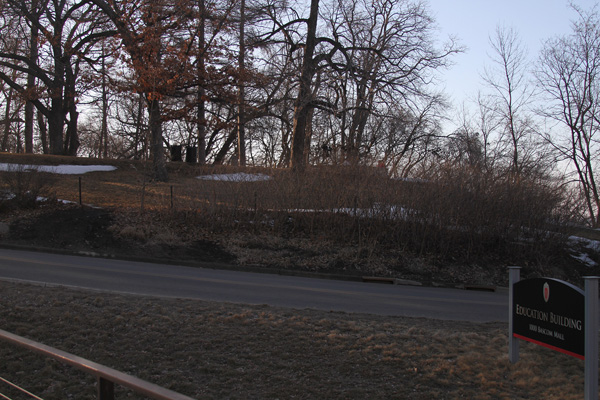
%> input picture src/upload1/Bascom_1.JPG, 600 x 400 px; its folder holds 4 pictures in this run
$ octave --eval "cylProj;"   (GNU Octave 9; MATLAB toolbox functions it lacks are replaced by stand-ins)
%> lines starting %> are read from the running program, lines starting %| are printed output that depends on the picture
function cylProj()
upload_dir = './upload1';
loop = true;
tic
img_stack = loadImageStack(upload_dir);
stitched_img = createCylPanorama(img_stack, loop);
% [5 lines not run here, left out]
function [rgb_stack] = loadImageStack(upload_dir)
%> called with upload_dir = './upload1'

%fnames = dir([upload_dir '/*.jpg']);
fnames = dir([upload_dir]);
names = {fnames.name};
% remove . and .. files
names = names(cellfun(@(x) x(1), names) ~= '.');

cac = regexprep( names,                          ...
                 '^([A-z]+)(\d+)(\.\w+)$', '$2' );
[ ~, ixs ] = sort(str2double(cac));
names = names(ixs);

img = imread([upload_dir '/' char(names(1))]);
%> img is the input picture: size 400x600x3 uint8; mean R, G, B 78.2, 75.1, 78.3
[m,n,~] = size(img);
%> m = 400; n = 600
k = length(names);
rgb_stack = zeros(m,n,3,k, 'uint8'); % must define type as uint8
for i = 1: k
    img = imread([upload_dir '/' char(names(i))]);
    rgb_stack(:,:,:,i) = img;
end

end

function [ newImg ] = createCylPanorama( imgs, loop)

% estimate focal length
ransac_n = 50; % Max number of iteractions
ransac_eps = 2; % Acceptable alignment error % 3 pixel far
focal_length_type = 'variable';
[xs, xd] = genSIFTMatches(imgs(:,:,:,2), imgs(:,:,:,1));
focal = zeros(1, 10);
for i = 1:10
    while (1)
        [inliers_id, H_3x3] = runRANSAC_H(xs, xd, ransac_n, ransac_eps);
        [f0, f1] = computeFocalLength(imgs(:,:,:,2), H_3x3, focal_length_type);
        if isreal(f0) && isreal(f1)
            break
        end
    end
    focal(i) = sqrt(f0*f1);
end

f = mean(focal);
%f = 2500;
%fprintf('focal length is %12.4f \n', f);
k1 = -0.15; %radial distortion parameters
k2 = 0.00;


% putting a copy of the first image to the end
if loop
    imgs(:, :, :, end + 1) = imgs(:, :, :, 1);
end

% cylindrical warping
nImgs = size(imgs, 4);
cylImgs = zeros(size(imgs), 'like', imgs);
for i = 1 : nImgs
    cylImgs(:, :, :, i) = cylProjection(imgs(:, :, :, i), f, k1, k2);
end


% pairwise transformation estimation
translations = estimateTranslations(cylImgs);

% transformation accumulation
accTranslations = zeros(size(translations));
accTranslations(:, :, 1) = translations(:, :, 1);
for i = 2 : nImgs
    accTranslations(:, :, i) = accTranslations(:, :, i - 1) * translations(:, :, i);
end

% new size computation & transformation refinement
width = size(cylImgs, 2);
height = size(cylImgs, 1);
if loop
    driftSlope = accTranslations(1, 3, end) / accTranslations(2, 3, end);
    newWidth = abs(round(accTranslations(2, 3, end))) + width;
    newHeight = height;
    if accTranslations(2, 3, end) < 0
        accTranslations(2, 3, :) = accTranslations(2, 3, :) - accTranslations(2, 3, end);
        accTranslations(1, 3, :) = accTranslations(1, 3, :) - accTranslations(1, 3, end);
    end
    driftMatrix = [1 -driftSlope driftSlope; 0 1 0; 0 0 1];
    for i = 1 : nImgs
        accTranslations(:, :, i) = driftMatrix * accTranslations(:, :, i);
    end
else
    maxX = width;
    minX = 1;
    maxY = height;
    minY = 1;
    frame = [[1; 1; 1], [height; 1; 1], [1; width; 1], [height; width; 1]];
    for i = 2 : nImgs
        newFrame = accTranslations(:, :, i) * frame;
        newFrame(:, 1) = newFrame(:, 1) ./ newFrame(3, 1);
        newFrame(:, 2) = newFrame(:, 2) ./ newFrame(3, 2);
        newFrame(:, 3) = newFrame(:, 3) ./ newFrame(3, 3);
        newFrame(:, 4) = newFrame(:, 4) ./ newFrame(3, 4);
        maxX = max(maxX, max(newFrame(2, :)));
        minX = min(minX, min(newFrame(2, :)));
        maxY = max(maxY, max(newFrame(1, :)));
        minY = min(minY, min(newFrame(1, :)));
    end
    newWidth = ceil(maxX) - floor(minX) + 1;
    newHeight = ceil(maxY) - floor(minY) + 1;
    offsetX = 1 - floor(minX);
    offsetY = 1 - floor(minY);
    accTranslations(2, 3, :) = accTranslations(2, 3, :) + offsetX;
    accTranslations(1, 3, :) = accTranslations(1, 3, :) + offsetY;
end

% image mask - 1 for image & 0 for border
mask = ones(height, width);
mask = logical(cylProjection(mask, f, k1, k2));

% merging images
newImg = mergeBlendImgs(cylImgs, mask, accTranslations, newHeight, newWidth);


% cropping image
if loop
    newImg = newImg(:, width / 2 : newWidth - width / 2, :);
end

%}


end

function [xs, xd] = genSIFTMatches(imgs, imgd)

% Add the sift library to path if the sift mex file cannot be found
% Here we assume the sift_lib is placed at a predefined location
% (relative path)
if ~isequal(exist('vl_sift'), 3)
    sift_lib_dir = fullfile('sift_lib', ['mex' lower(computer)]);
    orig_path = addpath(sift_lib_dir);
    % Restore the original path upon function completion
    temp = onCleanup(@()path(orig_path));
end

imgs = im2single(imgs); gray_s = rgb2gray(imgs);
%> after `imgs = im2single(imgs)`:
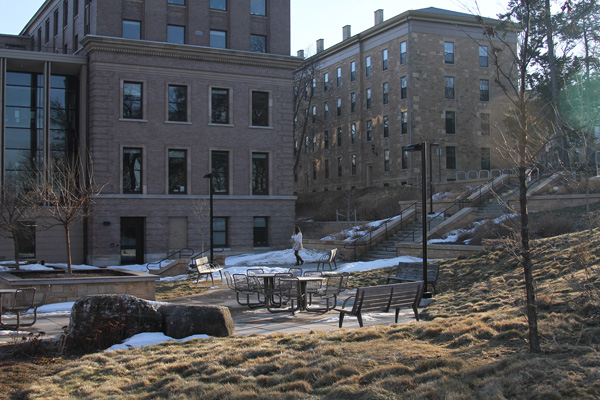
%> imgs: size 400x600x3 single; mean R, G, B 0.329, 0.332, 0.341
%> after `gray_s = rgb2gray(imgs)`:
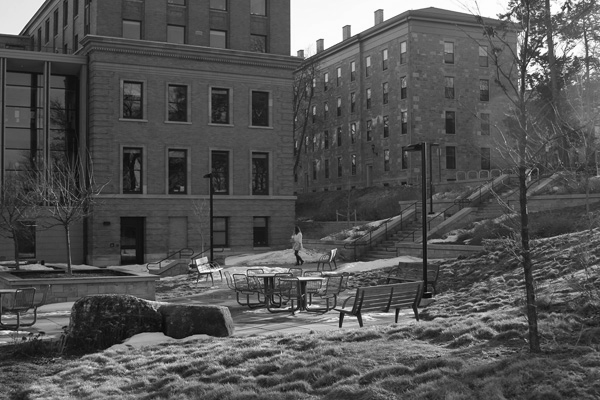
%> gray_s: size 400x600 single; min 0.0129, max 1, mean 0.332
imgd = im2single(imgd); gray_d = rgb2gray(imgd);
%> after `gray_d = rgb2gray(imgd)`:
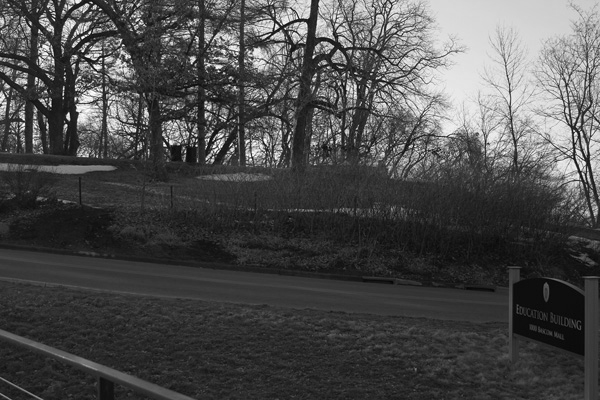
%> gray_d: size 400x600 single; min 0.00465, max 1, mean 0.3

%> (the run ends here)
